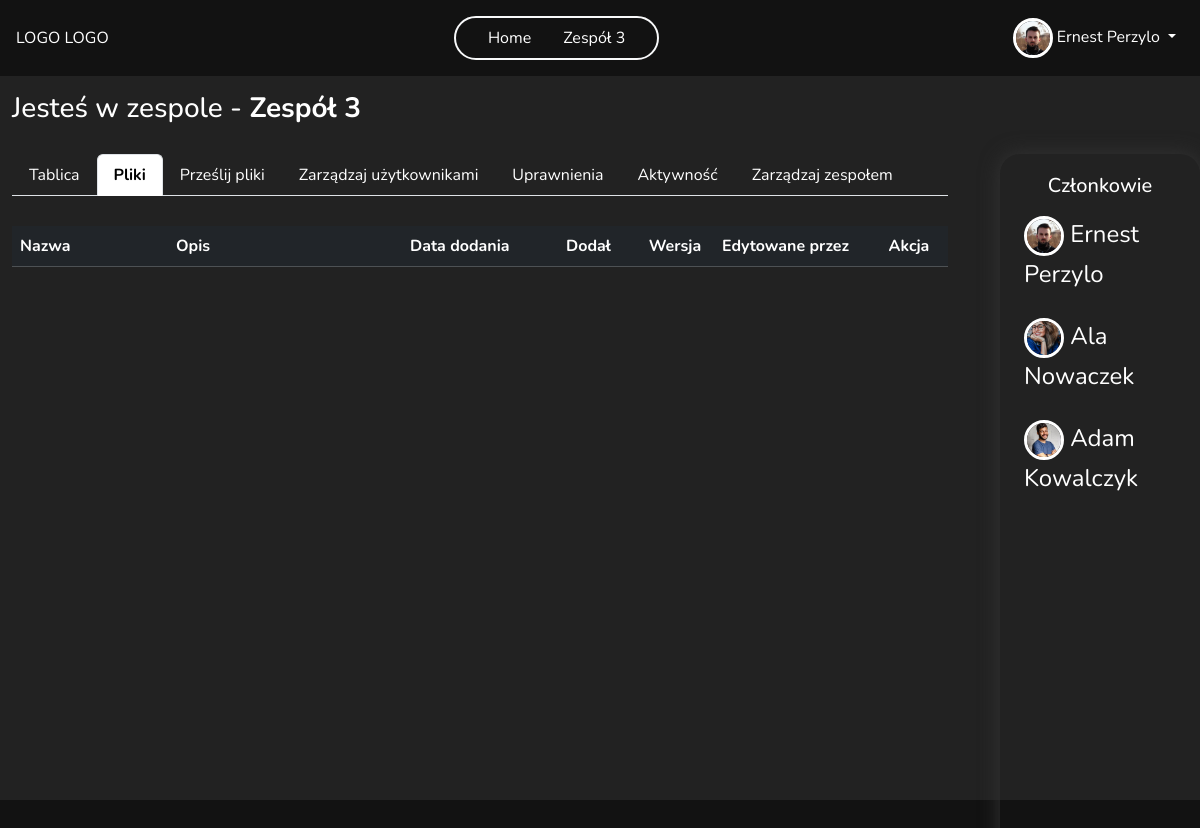
The page /team/5/files (signed in) on the database its author committed.
### main/models.py (models this page shows, shortened)
class Team(models.Model):
    name = models.CharField(max_length=255)
    founder = models.ForeignKey(User, on_delete=models.CASCADE, related_name='team_founder')
    members = models.ManyToManyField(User, through='TeamMembership', related_name='team_member', blank=True)
    key = models.OneToOneField(Key, on_delete=models.SET_NULL, null=True, blank=True, related_name='team_key', unique=True)
    def get_members(self):
        return TeamMembership.objects.filter(team=self)
    class Meta:
        permissions = [
            ("add_new_member", "Can add new team memeber"),
            ("delete_member", "Can delete team memeber"),
            ("manage_perms", "Can manage all permission in team"),
            ("view_logs", "Can see team logs")
        ]

class Profile(models.Model):
    user = models.OneToOneField(User, on_delete=models.CASCADE)
    image = models.ImageField(default='default.jpg', upload_to=UniqueFileName('profile_pics'))
    bio = models.TextField(max_length=500, blank=True, null=True)
    country = CountryField(default = 'PL')
    age = models.PositiveSmallIntegerField(blank=True, null=True)
    phone_number = models.CharField(max_length=20, blank=True, null=True)
    website = models.CharField(max_length=255, blank=True, null=True)
    last_password_change = models.DateTimeField(null=True, blank=True, default=timezone.now)

class TeamMembership(models.Model):
    user = models.ForeignKey(User, on_delete=models.CASCADE)
    team = models.ForeignKey(Team, on_delete=models.CASCADE)
    groups = models.ManyToManyField(Group)
    def get_fullname_member(self):
        return f'{self.user.get_full_name()}'

### main/views.py (the view, shortened to what this page needs)
# urls.py: path('team/<int:id>/files', views.team_files, name='team_files'),
@login_required
def team_files(request, id):
    team, members = get_team_and_members(id)
    if request.user.is_authenticated:
        user = request.user
        user_permissions = get_user_perms(user, team)
    view_file_perms = check_perms(user, team, 'view_file')
    view_confidencial_perms = check_perms(user, team, 'view_confidencial')
    view_secret_perms = check_perms(user, team, 'view_secret')
    if view_file_perms and view_confidencial_perms and view_secret_perms:
        files = File.objects.filter(team=team)
    context = {'team': team, 'files': files, 'user':user, 'members': members, 'user_permissions':user_permissions}
    return render(request, 'teams/team_files.html', context=context)

### main/context_processors.py (called while the page is built)
def user_teams(request):
    if request.user.is_authenticated:
        user_teams = Team.objects.filter(members = request.user)
    else:
        user_teams = None
    return {'user_teams':user_teams}

### main/permission_tools.py (called while the page is built)
def check_perms(user, team, codename):
    team_membership = TeamMembership.objects.filter(user=user, team=team).first()
    if team_membership:
        if team_membership.groups.filter(permissions__codename=codename).exists():
            return True
        return False
    else:
        raise Http404("Nie należysz do tego zespołu!!!")

def get_user_perms(user, team):
    team_membership = TeamMembership.objects.filter(user=user, team=team).first()
    user_permissions = []
    if team_membership:
        group = team_membership.groups.first()
        if group:
            user_permissions += list(group.permissions.values_list('codename', flat=True))
    return user_permissions

### main/views.py (called while the page is built)
def get_team_and_members(id):
    team = get_object_or_404(Team, pk=id)
    members = team.get_members()
    return team, members

### main/templates/teams/team_files.html (shortened to what this page needs)
{% extends "teams/team_board.html" %}
{% load crispy_forms_tags %}
{% block navbar %}
    {% include 'main/navbar.html' %}
{% endblock navbar %}
{% block team-content %}
<table class="table table-striped table-dark ">
  <thead>
    <tr>
      <th class="col-2" scope="col">Nazwa</th>
      <th class="col-3" scope="col">Opis</th>
      <th class="col-2" scope="col">Data dodania</th>
      <th class="col-1" scope="col">Dodał</th>
      <th class="col-1 text-center" scope="col">Wersja</th>
      <th class="col-2" scope="col">Edytowane przez</th>
      <th class="col-1 text-center" scope="col">Akcja</th>
    </tr>
  </thead>
</table>
{% endblock %}

### main/templates/teams/team_board.html (shortened to what this page needs)
{% extends "main/base.html" %}
{% load crispy_forms_tags %}
{% block content %}
<div class="container-fluid team-container ">
  <h3 class="mt-3">Jesteś w zespole - <strong>{{team.name}}</strong> </h3>
    <div class="row ">
        <div class="col-10 team-col">
            <ul class="nav nav-tabs">
                <li class="nav-item">
                  <a class="nav-link" aria-current="page" href="{% url 'team_board' team.id %}">Tablica</a>
                </li>
                <li class="nav-item">
                  <a class="nav-link" href="{% url 'team_files' team.id %}">Pliki</a>
                </li>
                <li class="nav-item">
                  <a class="nav-link" href="{% url 'team_add_file' team.id %}">Prześlij pliki</a>
                </li>
                {% if 'delete_member' in user_permissions and 'add_new_member' in user_permissions %}
                  <li class="nav-item">
                    <a class="nav-link" href="{% url 'team_members' team.id %}">Zarządzaj użytkownikami</a>
                  </li>
                {% endif %}
                {% if 'manage_perms' in user_permissions %}
                  <li class="nav-item">
                    <a class="nav-link" href="{% url 'team_permission' team.id %}">Uprawnienia</a>
                  </li>
                {% endif %}
                {% if  'view_logs' in user_permissions %}
                <li class="nav-item">
                  <a class="nav-link" href="{% url 'team_logs' team.id %}">Aktywność</a>
                </li>
                {% endif %}
                {% if 'change_team' in user_permissions %}
                  <li class="nav-item">
                    <a class="nav-link" href="{% url 'team_manage' team.id %}">Zarządzaj zespołem</a>
                  </li>
                {% endif %}
              </ul>
            <div class="team-content">
              {% block team-content %}{% endblock team-content %}
            </div>
        </div>
        <div class="col-2 members-col" >
            <h5 class="text-center ">Członkowie</h5>
          {% for member in members %}
            <div class="row d-flex align-items-center ">
                <div class="member-name d-flex justify-content-between ">
                    <div>
                      <img src="{{ member.user.profile.image.url }}" class="rounded-circle img-profile">
                      {{member.get_fullname_member}}
                    </div>
                </div>
            </div>
          {% endfor %}
        </div>
    </div>
</div>
{% endblock content %}

### main/templates/main/navbar.html (shortened to what this page needs)
<nav class="navbar navbar-expand-lg my-nav text-light justify-content-center position-relative p-3 z-3">
  <div class="d-flex justify-content-between w-100 align-items-center">
    <a class=" nav-link" href="/">LOGO LOGO</a>
    <ul class="navbar-nav mb-2 mb-lg-0 justify-content-center border border-2 border-light rounded-pill px-4 gap-3 ">
      <li class="nav-item">
        <a class="nav-link active" aria-current="page" href="{% url 'home' %}">Home</a>
      </li>
      {% if user_teams %}
        {% for team in user_teams %}
          <li class="nav-item">
            <a class="nav-link" href="{% url 'team_board' team.id %}">{{ team.name }}</a>
          </li>
        {% endfor %}
      {% endif %}
    </ul>
    <div class="navbar-nav ">
      {% if user.is_authenticated %}
          <div class="nav-item dropdown ml-auto">
            <a class="nav-link dropdown-toggle" href="#" role="button" data-bs-toggle="dropdown" aria-expanded="true">
              <img src="{{ user.profile.image.url }}" class="rounded-circle img-profile">
              {{ user.get_full_name }}
            </a>
          </div>
      {% else %}
      <a
        class="nav-link border border-2 border-light rounded-pill d-flex justify-content-center align-items-center gap-3 position-relative login-icon"
        href="{% url 'my-login' %}">Login<i class="fa-solid fa-user border border-2 border-light rounded-circle position-absolute button-icon"></i></a>
      {% endif %}
    </div>
  </div>
</nav>

### static/style/new.css (style rules this page uses)
* { padding: 0; margin: 0; box-sizing: border-box; font-family: 'Nunito', sans-serif; }
.bg { background-color: #121212 !important; color: white; }
.navbar { height: 76px !important; }
.nav-link { color: white !important; }
.img-profile { width: 40px ; height: 40px; object-fit: cover; border: 3px solid white; }

### static/style/profile.css (style rules this page uses)
.text-light { color: #babbbc !important; }

### static/style/team.css (style rules this page uses)
.team-container { height: calc(100vh - 76px); background-color: #222222; }
.team-col { border-radius: 20px; width: 80% !important; margin-right: 40px; padding: 20px; }
.nav-tabs .nav-link.active { color: black !important; font-weight: 700 !important; }
.members-col { box-shadow: 0 0 20px rgb(52, 52, 52) !important; max-height: 780px !important; min-height: 780px !important; border-radius: 20px; padding: 20px; overflow:auto; margin-top: 20px !important; max-height: 670px !important; overflow-y: auto ; }
.members-col .row { margin: 10px 10px 10px 0; }
.member-name { font-size: 24px; width: auto; padding: 8px; position: relative; }
.nav-tabs { margin-bottom: 30px !important; }

### rows shown on the page
Team: name "Zespół 3"
TeamMembership: user.profile.image (picture), get_fullname_member "Ernest Perzylo"
TeamMembership: user.profile.image (picture), get_fullname_member "Ala Nowaczek"
TeamMembership: user.profile.image (picture), get_fullname_member "Adam Kowalczyk"

### other values the page prints
{{ user.get_full_name }} "Ernest Perzylo"
